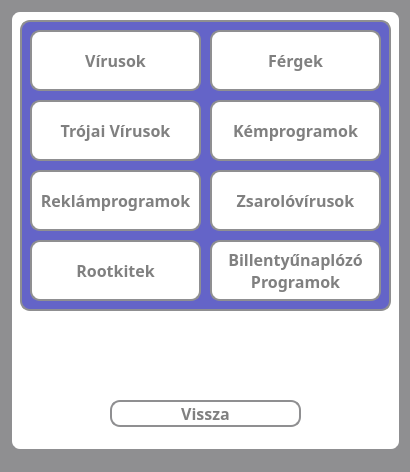
<?xml version="1.0" encoding="UTF-8"?>
<ui version="4.0">
 <class>learningGame</class>
 <widget class="QMainWindow" name="learningGame">
  <property name="geometry">
   <rect>
    <x>0</x>
    <y>0</y>
    <width>410</width>
    <height>472</height>
   </rect>
  </property>
  <property name="windowTitle">
   <string>Anyagok</string>
  </property>
  <property name="styleSheet">
   <string notr="true">* {
	background-color: #8f8f91;
}</string>
  </property>
  <widget class="QWidget" name="centralwidget">
   <widget class="QWidget" name="widget_3" native="true">
    <property name="geometry">
     <rect>
      <x>10</x>
      <y>10</y>
      <width>391</width>
      <height>441</height>
     </rect>
    </property>
    <property name="styleSheet">
     <string notr="true">* {
	background-color: white;
	border: 2px solid #8f8f91;
	border-radius: 10px;
	color: white;
	font-size: 16px;
	font-weight: bold;
}</string>
    </property>
    <widget class="QPushButton" name="backButton">
     <property name="geometry">
      <rect>
       <x>100</x>
       <y>390</y>
       <width>191</width>
       <height>27</height>
      </rect>
     </property>
     <property name="font">
      <font>
       <family>Corbel</family>
       <pointsize>-1</pointsize>
       <bold>true</bold>
      </font>
     </property>
     <property name="styleSheet">
      <string notr="true">* {
	background-color: white;
	color: grey;
}

*:hover {
	background-color: rgb(120, 120, 220);
	color: white;
}</string>
     </property>
     <property name="text">
      <string>Vissza</string>
     </property>
    </widget>
    <widget class="QWidget" name="widget_2" native="true">
     <property name="geometry">
      <rect>
       <x>10</x>
       <y>10</y>
       <width>371</width>
       <height>291</height>
      </rect>
     </property>
     <property name="styleSheet">
      <string notr="true">* {
	background-color: rgb(100, 100, 200);
	border: 2px solid #8f8f91;
	border-radius: 10px;
	color: white;
	font-size: 16px;
	font-weight: bold;
}</string>
     </property>
     <widget class="QPushButton" name="viruses">
      <property name="geometry">
       <rect>
        <x>10</x>
        <y>10</y>
        <width>171</width>
        <height>61</height>
       </rect>
      </property>
      <property name="font">
       <font>
        <family>Corbel</family>
        <pointsize>-1</pointsize>
        <bold>true</bold>
       </font>
      </property>
      <property name="styleSheet">
       <string notr="true">* {
	background-color: white;
	color: grey;
}

*:hover {
	background-color: rgb(120, 120, 220);
	color: white;
}</string>
      </property>
      <property name="text">
       <string>Vírusok</string>
      </property>
     </widget>
     <widget class="QPushButton" name="worms">
      <property name="geometry">
       <rect>
        <x>190</x>
        <y>10</y>
        <width>171</width>
        <height>61</height>
       </rect>
      </property>
      <property name="font">
       <font>
        <family>Corbel</family>
        <pointsize>-1</pointsize>
        <bold>true</bold>
       </font>
      </property>
      <property name="styleSheet">
       <string notr="true">* {
	background-color: white;
	color: grey;
}

*:hover {
	background-color: rgb(120, 120, 220);
	color: white;
}</string>
      </property>
      <property name="text">
       <string>Férgek</string>
      </property>
     </widget>
     <widget class="QPushButton" name="spywares">
      <property name="geometry">
       <rect>
        <x>190</x>
        <y>80</y>
        <width>171</width>
        <height>61</height>
       </rect>
      </property>
      <property name="font">
       <font>
        <family>Corbel</family>
        <pointsize>-1</pointsize>
        <bold>true</bold>
       </font>
      </property>
      <property name="styleSheet">
       <string notr="true">* {
	background-color: white;
	color: grey;
}

*:hover {
	background-color: rgb(120, 120, 220);
	color: white;
}</string>
      </property>
      <property name="text">
       <string>Kémprogramok</string>
      </property>
     </widget>
     <widget class="QPushButton" name="trojans">
      <property name="geometry">
       <rect>
        <x>10</x>
        <y>80</y>
        <width>171</width>
        <height>61</height>
       </rect>
      </property>
      <property name="font">
       <font>
        <family>Corbel</family>
        <pointsize>-1</pointsize>
        <bold>true</bold>
       </font>
      </property>
      <property name="styleSheet">
       <string notr="true">* {
	background-color: white;
	color: grey;
}

*:hover {
	background-color: rgb(120, 120, 220);
	color: white;
}</string>
      </property>
      <property name="text">
       <string>Trójai Vírusok</string>
      </property>
     </widget>
     <widget class="QPushButton" name="adwares">
      <property name="geometry">
       <rect>
        <x>10</x>
        <y>150</y>
        <width>171</width>
        <height>61</height>
       </rect>
      </property>
      <property name="font">
       <font>
        <family>Corbel</family>
        <pointsize>-1</pointsize>
        <bold>true</bold>
       </font>
      </property>
      <property name="styleSheet">
       <string notr="true">* {
	background-color: white;
	color: grey;
}

*:hover {
	background-color: rgb(120, 120, 220);
	color: white;
}</string>
      </property>
      <property name="text">
       <string>Reklámprogramok</string>
      </property>
     </widget>
     <widget class="QPushButton" name="ransomwares">
      <property name="geometry">
       <rect>
        <x>190</x>
        <y>150</y>
        <width>171</width>
        <height>61</height>
       </rect>
      </property>
      <property name="font">
       <font>
        <family>Corbel</family>
        <pointsize>-1</pointsize>
        <bold>true</bold>
       </font>
      </property>
      <property name="styleSheet">
       <string notr="true">* {
	background-color: white;
	color: grey;
}

*:hover {
	background-color: rgb(120, 120, 220);
	color: white;
}</string>
      </property>
      <property name="text">
       <string>Zsarolóvírusok</string>
      </property>
     </widget>
     <widget class="QPushButton" name="keyloggers">
      <property name="geometry">
       <rect>
        <x>190</x>
        <y>220</y>
        <width>171</width>
        <height>61</height>
       </rect>
      </property>
      <property name="font">
       <font>
        <family>Corbel</family>
        <pointsize>-1</pointsize>
        <bold>true</bold>
       </font>
      </property>
      <property name="styleSheet">
       <string notr="true">* {
	background-color: white;
	color: grey;
}

*:hover {
	background-color: rgb(120, 120, 220);
	color: white;
}</string>
      </property>
      <property name="text">
       <string>Billentyűnaplózó
Programok</string>
      </property>
     </widget>
     <widget class="QPushButton" name="rootkits">
      <property name="geometry">
       <rect>
        <x>10</x>
        <y>220</y>
        <width>171</width>
        <height>61</height>
       </rect>
      </property>
      <property name="font">
       <font>
        <family>Corbel</family>
        <pointsize>-1</pointsize>
        <bold>true</bold>
       </font>
      </property>
      <property name="styleSheet">
       <string notr="true">* {
	background-color: white;
	color: grey;
}

*:hover {
	background-color: rgb(120, 120, 220);
	color: white;
}</string>
      </property>
      <property name="text">
       <string>Rootkitek</string>
      </property>
     </widget>
    </widget>
   </widget>
  </widget>
  <widget class="QStatusBar" name="statusbar"/>
 </widget>
 <resources/>
 <connections/>
</ui>
